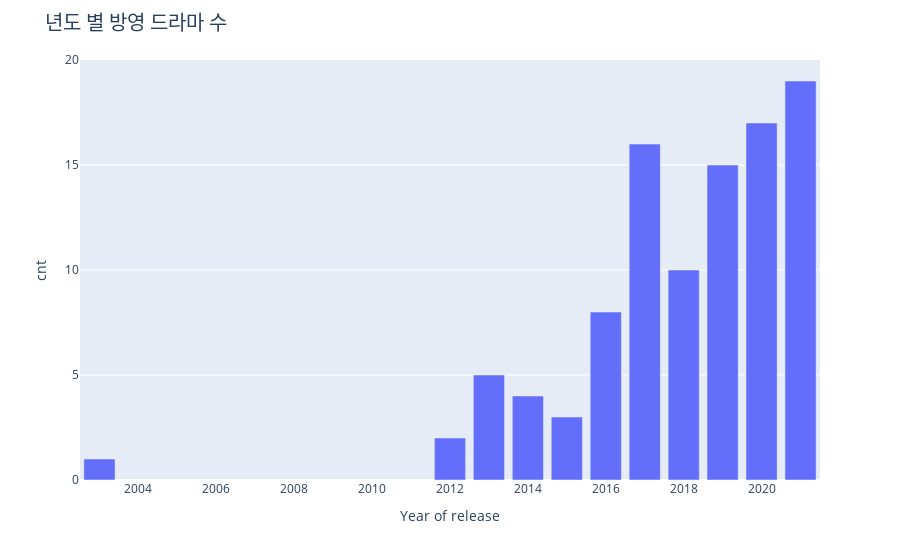

Notebook source saved alongside this figure:
### Markdown cell above
## EDA


#### 년도 기준

### Code cell
# data.groupby('Year of release').size().reset_index().rename(columns = {0:'Count'})

fig = px.bar(data_frame = data.groupby('Year of release').size().reset_index().rename(columns = {0:'cnt'}),
              x = 'Year of release',
              y = 'cnt')
fig.update_layout(title = {'text':'년도 별 방영 드라마 수',
                           'font_size':20})
fig.show()

### Figure 1 — Plotly figure (JSON) as saved in the notebook; plotly's stock layout.template omitted (floating-point values rounded to 4 significant figures)
{"data": [{"alignmentgroup": "True", "hovertemplate": "Year of release=%{x}<br>cnt=%{y}<extra></extra>", "legendgroup": "", "marker": {"color": "#636efa", "pattern": {"shape": ""}}, "name": "", "offsetgroup": "", "orientation": "v", "showlegend": false, "textposition": "auto", "type": "bar", "x": [2003, 2012, 2013, 2014, 2015, 2016, 2017, 2018, 2019, 2020, 2021], "xaxis": "x", "y": [1, 2, 5, 4, 3, 8, 16, 10, 15, 17, 19], "yaxis": "y"}], "layout": {"barmode": "relative", "legend": {"tracegroupgap": 0}, "margin": {"t": 60}, "title": {"font": {"size": 20}, "text": "년도 별 방영 드라마 수"}, "xaxis": {"anchor": "y", "domain": [0, 1], "title": {"text": "Year of release"}}, "yaxis": {"anchor": "x", "domain": [0, 1], "title": {"text": "cnt"}}}}
